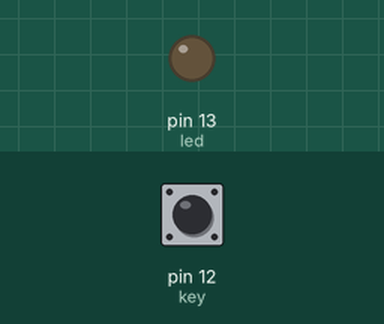
Simulated run of this sketch. Board: Arduino Uno, built with avr-gcc and run on an emulated ATmega328P. Shown: output pins drawn as LEDs (lit = HIGH). The test bench sets the inputs (shaded band); at power-on: pin 12 (key) HIGH.

Above: at 1.2 s.
1.3 s: pin 12 (key) pulled LOW for 3.2 s
At 2.1 s:
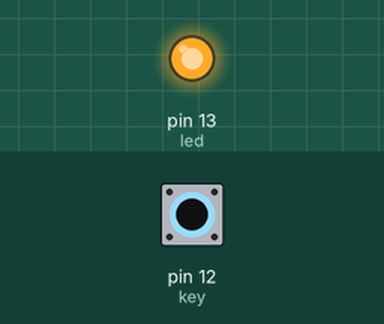
7.0 s: pin 12 (key) pulled LOW for 0.15 s
At 9.4 s:
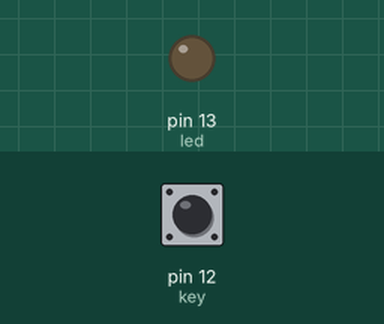
10.1 s: pin 12 (key) pulled LOW for 1 s
At 11.2 s:
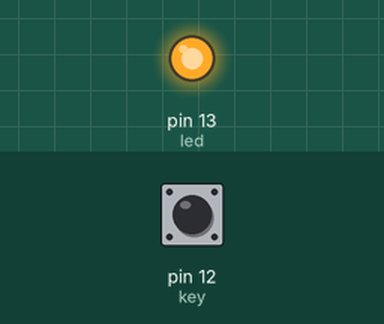
Timing chart, 0 to 13.7 s (numbered marks = the images above; inputs shaded):
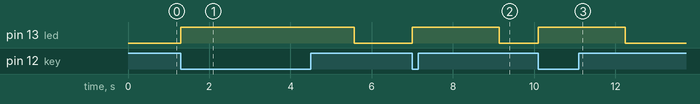

The sketch:

IRremote5.ino
```cpp
#include <IRremote.h> // Include the library
IRsend irsend;
int key = 12; // KEY pin
int led = 13; // LED pin
unsigned long codeSony = 0xa90; // Sony TV power code
int codeLenSony = 12; // the length of the code
unsigned long codeNEC = 0x1234ABCD; // NEC code
int codeLenNEC = 32; // the length of the code
void setup()
{
 pinMode(led, OUTPUT);
 pinMode(key, INPUT_PULLUP);
 Serial.begin(9600);
}
void loop()
{
  //Serial.println(digitalRead(key));
 if (digitalRead(key) == LOW)
 {
 digitalWrite(led, HIGH); // turn LED on
 irsend.sendSony(codeSony, codeLenSony); // Sony code
 delay(1000);
 irsend.sendNEC(codeNEC, codeLenNEC); // NEC code
 delay(1000);

 digitalWrite(led, LOW); // turn LED off
 }
}
```

Measured:
- after the input at 1.3 s, pin 13 (led): LOW → HIGH at once, → LOW 4.3 s later
- after the input at 7.0 s, pin 13 (led): LOW → HIGH at once, → LOW 2.1 s later
- after the input at 10.1 s, pin 13 (led): LOW → HIGH at once, → LOW 2.1 s later
